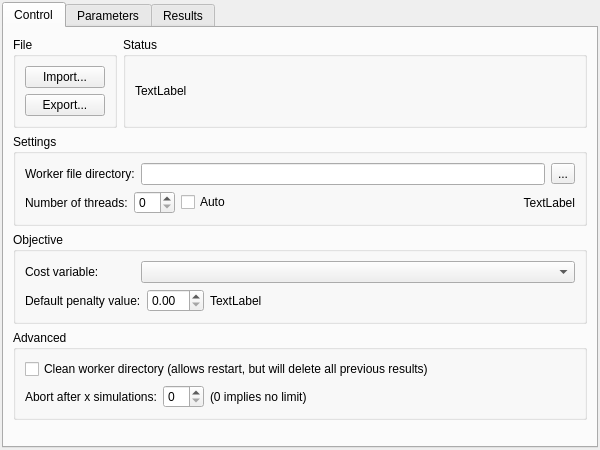
<?xml version="1.0" encoding="UTF-8"?>
<ui version="4.0">
 <class>AdvancedPositionWidget</class>
 <widget class="QWidget" name="AdvancedPositionWidget">
  <property name="geometry">
   <rect>
    <x>0</x>
    <y>0</y>
    <width>600</width>
    <height>450</height>
   </rect>
  </property>
  <property name="windowTitle">
   <string>Form</string>
  </property>
  <layout class="QVBoxLayout" name="verticalLayout">
   <property name="spacing">
    <number>6</number>
   </property>
   <property name="margin">
    <number>2</number>
   </property>
   <item>
    <widget class="QTabWidget" name="tabWidget">
     <property name="currentIndex">
      <number>0</number>
     </property>
     <widget class="QWidget" name="tab_1_config">
      <attribute name="title">
       <string>Control</string>
      </attribute>
      <layout class="QVBoxLayout" name="verticalLayout_7">
       <item>
        <layout class="QHBoxLayout" name="horizontalLayout">
         <item>
          <widget class="QGroupBox" name="fileBox">
           <property name="title">
            <string>File</string>
           </property>
           <layout class="QVBoxLayout" name="verticalLayout_3">
            <item>
             <widget class="QPushButton" name="importButton">
              <property name="sizePolicy">
               <sizepolicy hsizetype="Fixed" vsizetype="Fixed">
                <horstretch>0</horstretch>
                <verstretch>0</verstretch>
               </sizepolicy>
              </property>
              <property name="text">
               <string>Import...</string>
              </property>
              <property name="autoDefault">
               <bool>false</bool>
              </property>
             </widget>
            </item>
            <item>
             <widget class="QPushButton" name="exportButton">
              <property name="sizePolicy">
               <sizepolicy hsizetype="Fixed" vsizetype="Fixed">
                <horstretch>0</horstretch>
                <verstretch>0</verstretch>
               </sizepolicy>
              </property>
              <property name="text">
               <string>Export...</string>
              </property>
              <property name="autoDefault">
               <bool>false</bool>
              </property>
             </widget>
            </item>
            <item>
             <spacer name="verticalSpacer_2">
              <property name="orientation">
               <enum>Qt::Vertical</enum>
              </property>
              <property name="sizeHint" stdset="0">
               <size>
                <width>20</width>
                <height>40</height>
               </size>
              </property>
             </spacer>
            </item>
           </layout>
          </widget>
         </item>
         <item>
          <widget class="QGroupBox" name="statusBox">
           <property name="sizePolicy">
            <sizepolicy hsizetype="MinimumExpanding" vsizetype="Preferred">
             <horstretch>0</horstretch>
             <verstretch>0</verstretch>
            </sizepolicy>
           </property>
           <property name="title">
            <string>Status</string>
           </property>
           <layout class="QVBoxLayout" name="verticalLayout_2">
            <property name="leftMargin">
             <number>9</number>
            </property>
            <item>
             <widget class="QLabel" name="statusLabel">
              <property name="text">
               <string>TextLabel</string>
              </property>
              <property name="alignment">
               <set>Qt::AlignLeading|Qt::AlignLeft|Qt::AlignVCenter</set>
              </property>
             </widget>
            </item>
           </layout>
          </widget>
         </item>
        </layout>
       </item>
       <item>
        <widget class="QGroupBox" name="settingsBox">
         <property name="title">
          <string>Settings</string>
         </property>
         <property name="flat">
          <bool>false</bool>
         </property>
         <layout class="QVBoxLayout" name="verticalLayout_4">
          <item>
           <layout class="QHBoxLayout" name="horizontalLayout_2">
            <item>
             <widget class="QLabel" name="workdirLabel">
              <property name="sizePolicy">
               <sizepolicy hsizetype="Preferred" vsizetype="Preferred">
                <horstretch>0</horstretch>
                <verstretch>0</verstretch>
               </sizepolicy>
              </property>
              <property name="text">
               <string>Worker file directory:</string>
              </property>
              <property name="alignment">
               <set>Qt::AlignLeading|Qt::AlignLeft|Qt::AlignVCenter</set>
              </property>
             </widget>
            </item>
            <item>
             <widget class="QLineEdit" name="workdirLineEdit">
              <property name="sizePolicy">
               <sizepolicy hsizetype="Expanding" vsizetype="Fixed">
                <horstretch>0</horstretch>
                <verstretch>0</verstretch>
               </sizepolicy>
              </property>
             </widget>
            </item>
            <item>
             <widget class="QToolButton" name="workdirToolButton">
              <property name="text">
               <string>...</string>
              </property>
             </widget>
            </item>
           </layout>
          </item>
          <item>
           <layout class="QHBoxLayout" name="horizontalLayout_3">
            <item>
             <widget class="QLabel" name="nThreadLabel">
              <property name="sizePolicy">
               <sizepolicy hsizetype="Preferred" vsizetype="Preferred">
                <horstretch>0</horstretch>
                <verstretch>0</verstretch>
               </sizepolicy>
              </property>
              <property name="minimumSize">
               <size>
                <width>102</width>
                <height>0</height>
               </size>
              </property>
              <property name="text">
               <string>Number of threads:</string>
              </property>
              <property name="alignment">
               <set>Qt::AlignLeading|Qt::AlignLeft|Qt::AlignVCenter</set>
              </property>
             </widget>
            </item>
            <item>
             <widget class="QSpinBox" name="nThreadSpinBox">
              <property name="minimum">
               <number>0</number>
              </property>
              <property name="value">
               <number>0</number>
              </property>
             </widget>
            </item>
            <item>
             <widget class="QCheckBox" name="autoThreadBox">
              <property name="text">
               <string>Auto</string>
              </property>
             </widget>
            </item>
            <item>
             <spacer name="horizontalSpacer">
              <property name="orientation">
               <enum>Qt::Horizontal</enum>
              </property>
              <property name="sizeHint" stdset="0">
               <size>
                <width>40</width>
                <height>20</height>
               </size>
              </property>
             </spacer>
            </item>
            <item>
             <widget class="QLabel" name="threadInfoLabel">
              <property name="text">
               <string>TextLabel</string>
              </property>
              <property name="alignment">
               <set>Qt::AlignRight|Qt::AlignTrailing|Qt::AlignVCenter</set>
              </property>
             </widget>
            </item>
           </layout>
          </item>
         </layout>
        </widget>
       </item>
       <item>
        <widget class="QGroupBox" name="objectiveBox">
         <property name="title">
          <string>Objective</string>
         </property>
         <layout class="QVBoxLayout" name="verticalLayout_5">
          <item>
           <layout class="QHBoxLayout" name="horizontalLayout_4">
            <item>
             <widget class="QLabel" name="costVarLabel">
              <property name="minimumSize">
               <size>
                <width>110</width>
                <height>0</height>
               </size>
              </property>
              <property name="layoutDirection">
               <enum>Qt::LeftToRight</enum>
              </property>
              <property name="text">
               <string>Cost variable:</string>
              </property>
              <property name="alignment">
               <set>Qt::AlignLeading|Qt::AlignLeft|Qt::AlignVCenter</set>
              </property>
             </widget>
            </item>
            <item>
             <widget class="QComboBox" name="costVarComboBox">
              <property name="sizePolicy">
               <sizepolicy hsizetype="MinimumExpanding" vsizetype="Fixed">
                <horstretch>0</horstretch>
                <verstretch>0</verstretch>
               </sizepolicy>
              </property>
             </widget>
            </item>
           </layout>
          </item>
          <item>
           <layout class="QHBoxLayout" name="horizontalLayout_5">
            <item>
             <widget class="QLabel" name="penaltyLabel">
              <property name="minimumSize">
               <size>
                <width>110</width>
                <height>0</height>
               </size>
              </property>
              <property name="text">
               <string>Default penalty value:</string>
              </property>
             </widget>
            </item>
            <item>
             <widget class="QDoubleSpinBox" name="penaltyDoubleSpinBox"/>
            </item>
            <item>
             <widget class="QLabel" name="penaltyUnitsLabel">
              <property name="text">
               <string>TextLabel</string>
              </property>
             </widget>
            </item>
            <item>
             <spacer name="horizontalSpacer_2">
              <property name="orientation">
               <enum>Qt::Horizontal</enum>
              </property>
              <property name="sizeHint" stdset="0">
               <size>
                <width>40</width>
                <height>20</height>
               </size>
              </property>
             </spacer>
            </item>
           </layout>
          </item>
         </layout>
        </widget>
       </item>
       <item>
        <widget class="QGroupBox" name="advancedBox">
         <property name="title">
          <string>Advanced</string>
         </property>
         <layout class="QVBoxLayout" name="verticalLayout_6">
          <item>
           <widget class="QCheckBox" name="cleanDirCheckBox">
            <property name="text">
             <string>Clean worker directory (allows restart, but will delete all previous results)</string>
            </property>
           </widget>
          </item>
          <item>
           <layout class="QHBoxLayout" name="horizontalLayout_6">
            <item>
             <widget class="QLabel" name="abortLabel">
              <property name="text">
               <string>Abort after x simulations:</string>
              </property>
             </widget>
            </item>
            <item>
             <widget class="QSpinBox" name="abortSpinBox"/>
            </item>
            <item>
             <widget class="QLabel" name="abortInfoabel">
              <property name="text">
               <string>(0 implies no limit)</string>
              </property>
             </widget>
            </item>
            <item>
             <spacer name="horizontalSpacer_3">
              <property name="orientation">
               <enum>Qt::Horizontal</enum>
              </property>
              <property name="sizeHint" stdset="0">
               <size>
                <width>40</width>
                <height>20</height>
               </size>
              </property>
             </spacer>
            </item>
           </layout>
          </item>
         </layout>
        </widget>
       </item>
       <item>
        <spacer name="verticalSpacer">
         <property name="orientation">
          <enum>Qt::Vertical</enum>
         </property>
         <property name="sizeHint" stdset="0">
          <size>
           <width>20</width>
           <height>217</height>
          </size>
         </property>
        </spacer>
       </item>
      </layout>
     </widget>
     <widget class="QWidget" name="tab_2_params">
      <attribute name="title">
       <string>Parameters</string>
      </attribute>
     </widget>
     <widget class="QWidget" name="tab_3_results">
      <attribute name="title">
       <string>Results</string>
      </attribute>
      <layout class="QVBoxLayout" name="verticalLayout_10">
       <item>
        <widget class="QGroupBox" name="inspectBox">
         <property name="sizePolicy">
          <sizepolicy hsizetype="Preferred" vsizetype="Preferred">
           <horstretch>0</horstretch>
           <verstretch>0</verstretch>
          </sizepolicy>
         </property>
         <property name="title">
          <string>Inspect</string>
         </property>
         <layout class="QVBoxLayout" name="verticalLayout_8">
          <item>
           <layout class="QHBoxLayout" name="horizontalLayout_10">
            <item>
             <widget class="QLabel" name="inspectLabel">
              <property name="text">
               <string>Select simulations to inspect:</string>
              </property>
             </widget>
            </item>
            <item>
             <spacer name="horizontalSpacer_6">
              <property name="orientation">
               <enum>Qt::Horizontal</enum>
              </property>
              <property name="sizeHint" stdset="0">
               <size>
                <width>40</width>
                <height>20</height>
               </size>
              </property>
             </spacer>
            </item>
            <item>
             <widget class="QCheckBox" name="protectDefaultBox">
              <property name="layoutDirection">
               <enum>Qt::RightToLeft</enum>
              </property>
              <property name="text">
               <string>Protect 'Default' simulation</string>
              </property>
              <property name="checked">
               <bool>true</bool>
              </property>
             </widget>
            </item>
           </layout>
          </item>
          <item>
           <layout class="QHBoxLayout" name="horizontalLayout_9">
            <item>
             <widget class="QRadioButton" name="bestSimButton">
              <property name="text">
               <string>Best</string>
              </property>
              <attribute name="buttonGroup">
               <string notr="true">simButtonGroup</string>
              </attribute>
             </widget>
            </item>
            <item>
             <widget class="QRadioButton" name="worstSimButton">
              <property name="text">
               <string>Worst</string>
              </property>
              <attribute name="buttonGroup">
               <string notr="true">simButtonGroup</string>
              </attribute>
             </widget>
            </item>
            <item>
             <widget class="QRadioButton" name="top5SimButton">
              <property name="text">
               <string>Top 5</string>
              </property>
              <attribute name="buttonGroup">
               <string notr="true">simButtonGroup</string>
              </attribute>
             </widget>
            </item>
            <item>
             <widget class="QRadioButton" name="bottom5SimButton">
              <property name="text">
               <string>Bottom 5</string>
              </property>
              <attribute name="buttonGroup">
               <string notr="true">simButtonGroup</string>
              </attribute>
             </widget>
            </item>
            <item>
             <widget class="QRadioButton" name="customSimButton">
              <property name="text">
               <string>Custom</string>
              </property>
              <attribute name="buttonGroup">
               <string notr="true">simButtonGroup</string>
              </attribute>
             </widget>
            </item>
            <item>
             <spacer name="horizontalSpacer_7">
              <property name="orientation">
               <enum>Qt::Horizontal</enum>
              </property>
              <property name="sizeHint" stdset="0">
               <size>
                <width>40</width>
                <height>20</height>
               </size>
              </property>
             </spacer>
            </item>
           </layout>
          </item>
          <item>
           <layout class="QHBoxLayout" name="horizontalLayout_7">
            <item>
             <widget class="QLabel" name="simsLabel">
              <property name="enabled">
               <bool>false</bool>
              </property>
              <property name="text">
               <string>Simulations:</string>
              </property>
             </widget>
            </item>
            <item>
             <widget class="QLineEdit" name="simSelectEdit">
              <property name="enabled">
               <bool>false</bool>
              </property>
             </widget>
            </item>
            <item>
             <widget class="QLabel" name="simHelpLabel">
              <property name="enabled">
               <bool>false</bool>
              </property>
              <property name="text">
               <string>(separated by commas)</string>
              </property>
             </widget>
            </item>
            <item>
             <spacer name="horizontalSpacer_4">
              <property name="orientation">
               <enum>Qt::Horizontal</enum>
              </property>
              <property name="sizeHint" stdset="0">
               <size>
                <width>40</width>
                <height>20</height>
               </size>
              </property>
             </spacer>
            </item>
            <item>
             <widget class="QPushButton" name="simLoadButton">
              <property name="enabled">
               <bool>false</bool>
              </property>
              <property name="sizePolicy">
               <sizepolicy hsizetype="Fixed" vsizetype="Fixed">
                <horstretch>0</horstretch>
                <verstretch>0</verstretch>
               </sizepolicy>
              </property>
              <property name="text">
               <string>Load</string>
              </property>
             </widget>
            </item>
           </layout>
          </item>
         </layout>
        </widget>
       </item>
       <item>
        <widget class="QGroupBox" name="dataBox">
         <property name="sizePolicy">
          <sizepolicy hsizetype="Preferred" vsizetype="Fixed">
           <horstretch>0</horstretch>
           <verstretch>0</verstretch>
          </sizepolicy>
         </property>
         <property name="minimumSize">
          <size>
           <width>0</width>
           <height>200</height>
          </size>
         </property>
         <property name="title">
          <string>Data</string>
         </property>
         <layout class="QVBoxLayout" name="verticalLayout_9">
          <item>
           <layout class="QHBoxLayout" name="dataTableLayout"/>
          </item>
          <item>
           <layout class="QHBoxLayout" name="horizontalLayout_8">
            <property name="sizeConstraint">
             <enum>QLayout::SetDefaultConstraint</enum>
            </property>
            <item>
             <spacer name="horizontalSpacer_5">
              <property name="orientation">
               <enum>Qt::Horizontal</enum>
              </property>
              <property name="sizeHint" stdset="0">
               <size>
                <width>40</width>
                <height>20</height>
               </size>
              </property>
             </spacer>
            </item>
            <item>
             <widget class="QPushButton" name="dataExportButton">
              <property name="sizePolicy">
               <sizepolicy hsizetype="Fixed" vsizetype="Fixed">
                <horstretch>0</horstretch>
                <verstretch>0</verstretch>
               </sizepolicy>
              </property>
              <property name="text">
               <string>Export...</string>
              </property>
             </widget>
            </item>
           </layout>
          </item>
         </layout>
        </widget>
       </item>
       <item>
        <spacer name="verticalSpacer_3">
         <property name="orientation">
          <enum>Qt::Vertical</enum>
         </property>
         <property name="sizeType">
          <enum>QSizePolicy::Expanding</enum>
         </property>
         <property name="sizeHint" stdset="0">
          <size>
           <width>20</width>
           <height>129</height>
          </size>
         </property>
        </spacer>
       </item>
      </layout>
     </widget>
    </widget>
   </item>
  </layout>
 </widget>
 <resources/>
 <connections/>
 <buttongroups>
  <buttongroup name="simButtonGroup"/>
 </buttongroups>
</ui>
